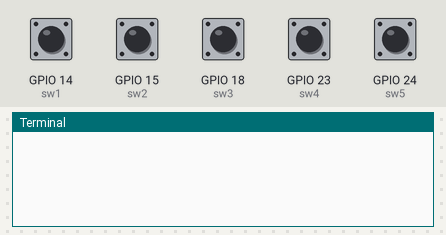
A program run on a simulated Raspberry Pi (BCM pin numbers). Shown: the last lines printed to the terminal. The inputs (shaded band) are chosen by the test bench; at power-on: GPIO 14 (sw1), GPIO 15 (sw2), GPIO 18 (sw3), GPIO 23 (sw4), GPIO 24 (sw5) HIGH.

Above: at 1.2 s.
1.3 s: GPIO 14 (sw1) pulled LOW for 0.15 s
At 2.4 s:
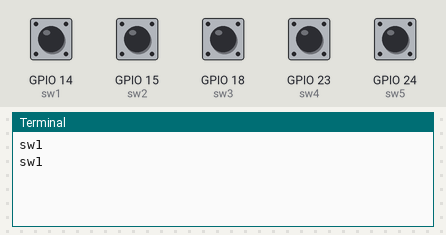
2.9 s: GPIO 15 (sw2) pulled LOW for 0.15 s
At 3.7 s:
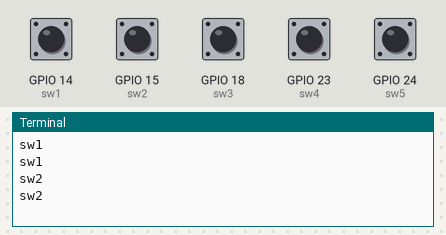
4.5 s: GPIO 18 (sw3) pulled LOW for 0.15 s
At 5.8 s:
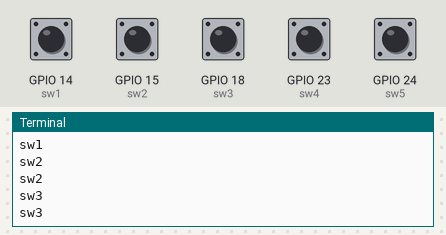
6.1 s: GPIO 23 (sw4) pulled LOW for 0.15 s
At 7.3 s:
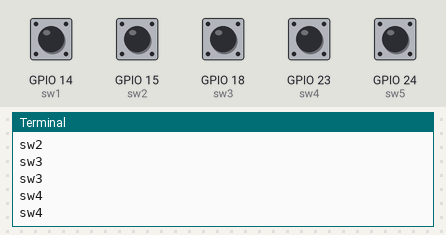
7.7 s: GPIO 24 (sw5) pulled LOW for 0.15 s
At 8.6 s:
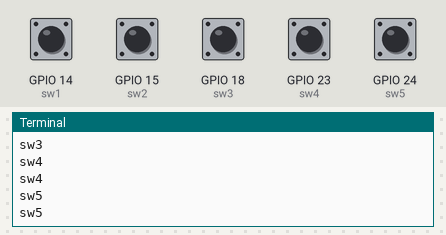
Timing chart, 0 to 10.3 s (numbered marks = the images above; inputs shaded):
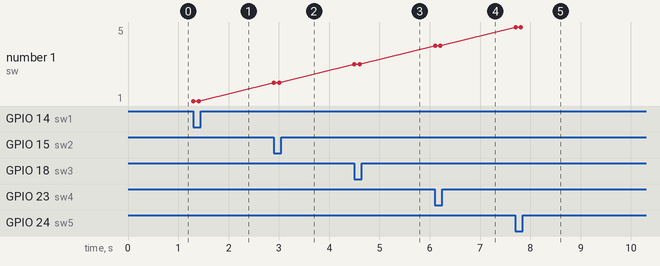

Measured:
- after the input at 1.3 s, the terminal: prints a new line at once (image 1)
- after the input at 2.9 s, the terminal: prints a new line at once (image 2)
- after the input at 4.5 s, the terminal: prints a new line at once (image 3)
- after the input at 6.1 s, the terminal: prints a new line at once (image 4)
- after the input at 7.7 s, the terminal: prints a new line at once (image 5)
- plotted number 1: 1 → 2 after the input at 2.9 s, 2 → 3 after the input at 4.5 s, 3 → 4 after the input at 6.1 s, 4 → 5 after the input at 7.7 s

The program:

main7-1.py
```python
from gpiozero import Button
import time

sw1 = Button(14)
sw2 = Button(15)
sw3 = Button(18)
sw4 = Button(23)
sw5 = Button(24)

try:
    while 1:
        if sw1.is_pressed:
            print("sw1")
        elif sw2.is_pressed:
            print("sw2")
        elif sw3.is_pressed:
            print("sw3")
        elif sw4.is_pressed:
            print("sw4")
        elif sw5.is_pressed:
            print("sw5")
        else:
            pass

        time.sleep(0.1)

except KeyboardInterrupt:
    pass
```
